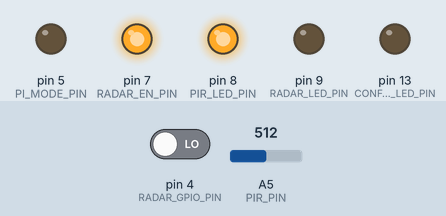
This sketch was run on a simulated Arduino Nano, built with avr-gcc and run on an emulated ATmega328P. Shown: output pins drawn as LEDs (lit = HIGH). The test bench sets the inputs (shaded band); at power-on: A5 (PIR_PIN) = 512, pin 4 (RADAR_GPIO_PIN) LOW. What the sketch prints to the serial monitor is not drawn.

Above: at 1.4 s.
1.5 s: A5 (PIR_PIN) set to 276
3.0 s: A5 (PIR_PIN) set to 250
At 3.7 s:
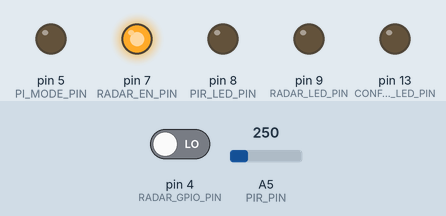
6.0 s: A5 (PIR_PIN) set to 316
9.0 s: A5 (PIR_PIN) set to 338
At 10.4 s:
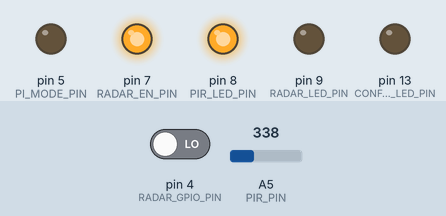
10.7 s: pin 4 (RADAR_GPIO_PIN) driven HIGH
At 12.9 s:
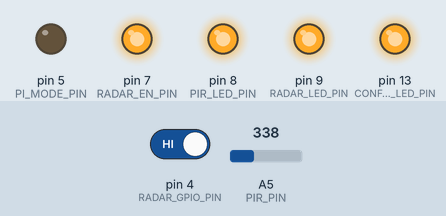
13.3 s: pin 4 (RADAR_GPIO_PIN) driven LOW
At 15.3 s:
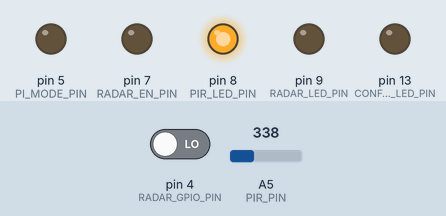
Timing chart, 0 to 16.8 s (numbered marks = the images above; inputs shaded):
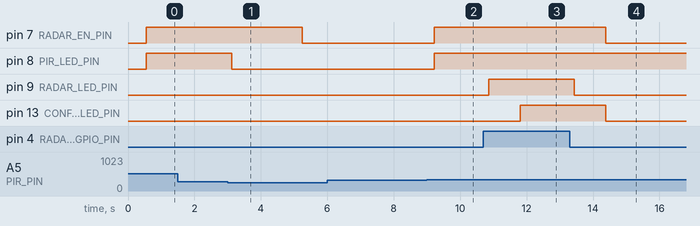

The sketch:

sentry_itsybitsy.ino
```cpp
//
// Power Controller for Raspberry Pi (Nano Version)
// Dual Pulse Mode: Both Boot and Shutter are pulsed together (for now!!)
// - for turning on the Pi 4 and taking photos/videos

// - Every time we trigger (Video or Photo), we pulse BOTH:
//   1. Pin 3 (Shutter) -> Triggers the Python Listener
//   2. Pin 6 (Boot)    -> Ensures Pi is awake/resets watchdog

// ---------- Pin Assignments ----------
const int PIR_PIN        = A5;
const int RADAR_GPIO_PIN = 4;
const int RADAR_EN_PIN   = 7;


// --- PI INTERFACE ---
const int SHUTTER_PIN    = 3;   // Trigger Line (Active LOW)
const int PI_MODE_PIN    = 5;   // HIGH = Video, LOW = Photo
const int BOOT_PI_PIN    = 6;   // Safety Boot Line (Active LOW)


// LEDs
const int PIR_LED_PIN      = 8;
const int RADAR_LED_PIN    = 9;
const int CONFIRM_LED_PIN  = 13;


// ---------- Configurable Parameters ----------
const float VREF = 5.0;
const float PIR_TRIGGER_VOLTAGE = 1.6;
const float PIR_CLEAR_VOLTAGE   = 1.3;


// Radar Logic
int   radarDebounceCounter       = 0;
const int radarDebounceThreshold = 5;
const unsigned long radarPowerWindowMs = 5000UL;


// -----------------------------------------------------------
// TIMING CONFIGURATION
// -----------------------------------------------------------


// 1. SHUTTER DEBOUNCE (Safety Lockout)
const unsigned long piTriggerDebounceMs = 45000UL;


// 2. PHOTO INTERVAL: 3 Minutes (180s)
const unsigned long photoIntervalMs  = 90000UL;


unsigned long lastTriggerTimestamp   = 0;
unsigned long lastPhotoWakeTime      = 0;


// Boot State Tracker
bool hasPerformedBoot = false;


// ---------- State Variables ----------
bool pirDetected       = false;
bool pirDetectedPrev   = false;
bool radarPowerOn      = false;
unsigned long radarPowerStartTime = 0;
bool radarRawDetected        = false;
bool radarDetectedDebounced  = false;
bool presenceConfirmed         = false;


// 0 = none, 1 = video, 2 = photo
const int PI_MODE_NONE  = 0;
const int PI_MODE_VIDEO = 1;
const int PI_MODE_PHOTO = 2;
int lastTriggerMode = PI_MODE_NONE;


// ===============================================================
// Helper: Check Debounce
// ===============================================================
bool canTriggerPi(unsigned long now) {
 if (lastTriggerTimestamp == 0) return true;
 return (now - lastTriggerTimestamp) >= piTriggerDebounceMs;
}


// ===============================================================
// Send DUAL Pulse (Pin 3 AND Pin 6)
// ===============================================================
void sendDualPulse() {
 // 1. Configure both as OUTPUT
 pinMode(SHUTTER_PIN, OUTPUT);
 pinMode(BOOT_PI_PIN, OUTPUT);
  // 2. Drive both LOW simultaneously
 digitalWrite(SHUTTER_PIN, LOW);
 digitalWrite(BOOT_PI_PIN, LOW);
  // 3. Hold
 delay(200);
  // 4. Release both (High-Z)
 pinMode(SHUTTER_PIN, INPUT);
 pinMode(BOOT_PI_PIN, INPUT);
}


// ===============================================================
// Helper: Trigger VIDEO
// ===============================================================
bool triggerVideo(unsigned long now) {
 if (!canTriggerPi(now)) return false;


 digitalWrite(PI_MODE_PIN, HIGH); // Video Mode
  // Sends both pulses
 sendDualPulse();


 lastTriggerTimestamp = now;
 lastTriggerMode      = PI_MODE_VIDEO;
 lastPhotoWakeTime   = now;


 Serial.println(">> DUAL PULSE SENT (VIDEO Mode)");
 return true;
}


// ===============================================================
// Helper: Trigger PHOTO
// ===============================================================
bool triggerPhoto(unsigned long now) {
 if (!canTriggerPi(now)) return false;


 digitalWrite(PI_MODE_PIN, LOW); // Photo Mode
  // Now sends both pulses
 sendDualPulse();


 lastTriggerTimestamp = now;
 lastTriggerMode      = PI_MODE_PHOTO;
 lastPhotoWakeTime    = now;


 Serial.println(">> DUAL PULSE SENT (PHOTO Mode)");
 return true;
}


// ===============================================================
// Setup
// ===============================================================
void setup() {
 Serial.begin(9600);


 pinMode(RADAR_GPIO_PIN, INPUT);
 pinMode(RADAR_EN_PIN, OUTPUT);


 // --- PI PINS ---
 pinMode(SHUTTER_PIN, INPUT);
 pinMode(BOOT_PI_PIN, INPUT);
  pinMode(PI_MODE_PIN, OUTPUT);
 digitalWrite(PI_MODE_PIN, LOW);


 pinMode(PIR_LED_PIN, OUTPUT);
 pinMode(RADAR_LED_PIN, OUTPUT);
 pinMode(CONFIRM_LED_PIN, OUTPUT);


 digitalWrite(RADAR_EN_PIN, LOW);


 Serial.println("System: Pi Controller (Dual Pulse Mode)");
 Serial.println("Cols: PIR_Raw PIR_V PIR_Detected Radar_Powered "
                "Radar_Raw Radar_Debounced Presence_Confirmed "
                "BootPulse_Sent Shutter_Sent Trigger_Mode Debounce_s NextPhoto_s");
 Serial.println("------------------------------------------------------------");
  lastPhotoWakeTime = millis();
}


// ===============================================================
// Main Loop
// ===============================================================
void loop() {
 unsigned long now = millis();
  // Momentary Debug Variables
 bool bootPulseSentNow = false;
 bool shutterSentNow   = false;


 // 1. SAFETY BOOT SEQUENCE (Runs Once)
 if (!hasPerformedBoot) {
   Serial.println(">> PERFORMING INITIAL SAFETY BOOT SEQUENCE...");

   // We use the Dual Pulse here too for consistency
   digitalWrite(PI_MODE_PIN, LOW); // Default to Photo Mode
   delay(100);
   sendDualPulse();

   bootPulseSentNow = true;
   shutterSentNow   = true;


   hasPerformedBoot = true;
   lastTriggerTimestamp = now;
   lastPhotoWakeTime = now;
 }


 // 2. Calculate Timers
 unsigned long debounceRemainingMs = 0;
 if (lastTriggerTimestamp != 0) {
   unsigned long timeSinceLast = now - lastTriggerTimestamp;
   if (timeSinceLast < piTriggerDebounceMs) {
     debounceRemainingMs = piTriggerDebounceMs - timeSinceLast;
   }
 }
 bool triggersAllowed = (debounceRemainingMs == 0);


 unsigned long photoTimerRemainingMs = 0;
 unsigned long timeSinceLastPhoto = now - lastPhotoWakeTime;
 if (timeSinceLastPhoto < photoIntervalMs) {
   photoTimerRemainingMs = photoIntervalMs - timeSinceLastPhoto;
 }


 // 3. PIR Reading
 int   pirRawValue = analogRead(PIR_PIN);
 float pirVoltage  = (pirRawValue / 1023.0) * VREF;
 if (!pirDetected && pirVoltage > PIR_TRIGGER_VOLTAGE) pirDetected = true;
 else if (pirDetected && pirVoltage < PIR_CLEAR_VOLTAGE) pirDetected = false;


 bool pirRisingEdge = (!pirDetectedPrev && pirDetected);
 pirDetectedPrev = pirDetected;


 // 4. Radar Window
 if (pirRisingEdge) {
   radarPowerOn = true;
   radarPowerStartTime = now;
   radarDebounceCounter = 0;
   digitalWrite(RADAR_EN_PIN, HIGH);
 }
 if (radarPowerOn && (now - radarPowerStartTime >= radarPowerWindowMs)) {
   radarPowerOn = false;
   digitalWrite(RADAR_EN_PIN, LOW);
   radarDetectedDebounced = false;
 }


 // 5. Video Logic (INTERRUPT)
 radarRawDetected = false;
 if (radarPowerOn) {
   radarRawDetected = (digitalRead(RADAR_GPIO_PIN) == HIGH);
   if (radarRawDetected) {
     if (radarDebounceCounter < radarDebounceThreshold) radarDebounceCounter++;
   } else {
     radarDebounceCounter = 0;
   }
   radarDetectedDebounced = (radarDebounceCounter >= radarDebounceThreshold);


   if (radarDetectedDebounced) {
     presenceConfirmed = true;

     if (triggersAllowed) {
       if (triggerVideo(now)) {
         shutterSentNow = true;
         bootPulseSentNow = true; // Now linked
       }
     }
   }
 } else {
   radarDetectedDebounced = false;
 }
 if (!radarPowerOn) presenceConfirmed = false;


 // 6. Photo Logic (INTERVAL)
 if (!radarPowerOn && !shutterSentNow) {
   if (photoTimerRemainingMs == 0) {
     if (triggersAllowed) {
       if (triggerPhoto(now)) {
         shutterSentNow = true;
         bootPulseSentNow = true; // Now linked
       }
     }
   }
 }


 // 7. Output
 digitalWrite(PIR_LED_PIN, pirDetected);
 digitalWrite(RADAR_LED_PIN, (radarPowerOn && radarRawDetected));
 digitalWrite(CONFIRM_LED_PIN, presenceConfirmed);


 Serial.print("PIR_Raw=");   Serial.print(pirRawValue);
 Serial.print("  PIR_V=");   Serial.print(pirVoltage, 3);
 Serial.print("  PIR_Detected="); Serial.print(pirDetected);
 Serial.print("  Radar_Powered=");   Serial.print(radarPowerOn);
 Serial.print("  Radar_Raw=");       Serial.print(radarRawDetected);
 Serial.print("  Radar_Debounced="); Serial.print(radarDetectedDebounced);
 Serial.print("  Presence_Confirmed="); Serial.print(presenceConfirmed);
  Serial.print("  BootPulse_Sent=");   Serial.print(bootPulseSentNow);
 Serial.print("  Shutter_Sent=");     Serial.print(shutterSentNow);
  Serial.print("  Trigger_Mode=");     Serial.print(lastTriggerMode);
 Serial.print("  Debounce_s=");
 Serial.print(debounceRemainingMs / 1000);


 Serial.print("  NextPhoto_s=");
 Serial.print(photoTimerRemainingMs / 1000);


 Serial.println();


 delay(100);
}
```

Measured:
- the behaviour switches between 266 and 265 on A5 (PIR_PIN) (found by bisection; images 0 and 1)
- the behaviour switches between 327 and 328 on A5 (PIR_PIN) (found by bisection; images 1 and 2)
- after the input at 1.5 s, every drawn part: stays the same
- after the input at 3.0 s, pin 8 (PIR_LED_PIN): HIGH → LOW after 0.13 s
- after the input at 6.0 s, every drawn part: stays the same
- after the input at 9.0 s, pin 7 (RADAR_EN_PIN), pin 8 (PIR_LED_PIN): LOW → HIGH after 0.22 s
- after the input at 10.7 s, pin 9 (RADAR_LED_PIN): LOW → HIGH after 0.16 s; pin 13 (CONFIRM_LED_PIN): LOW → HIGH after 1.1 s
- after the input at 13.3 s, pin 9 (RADAR_LED_PIN): HIGH → LOW after 0.14 s instead of 1.1 s
